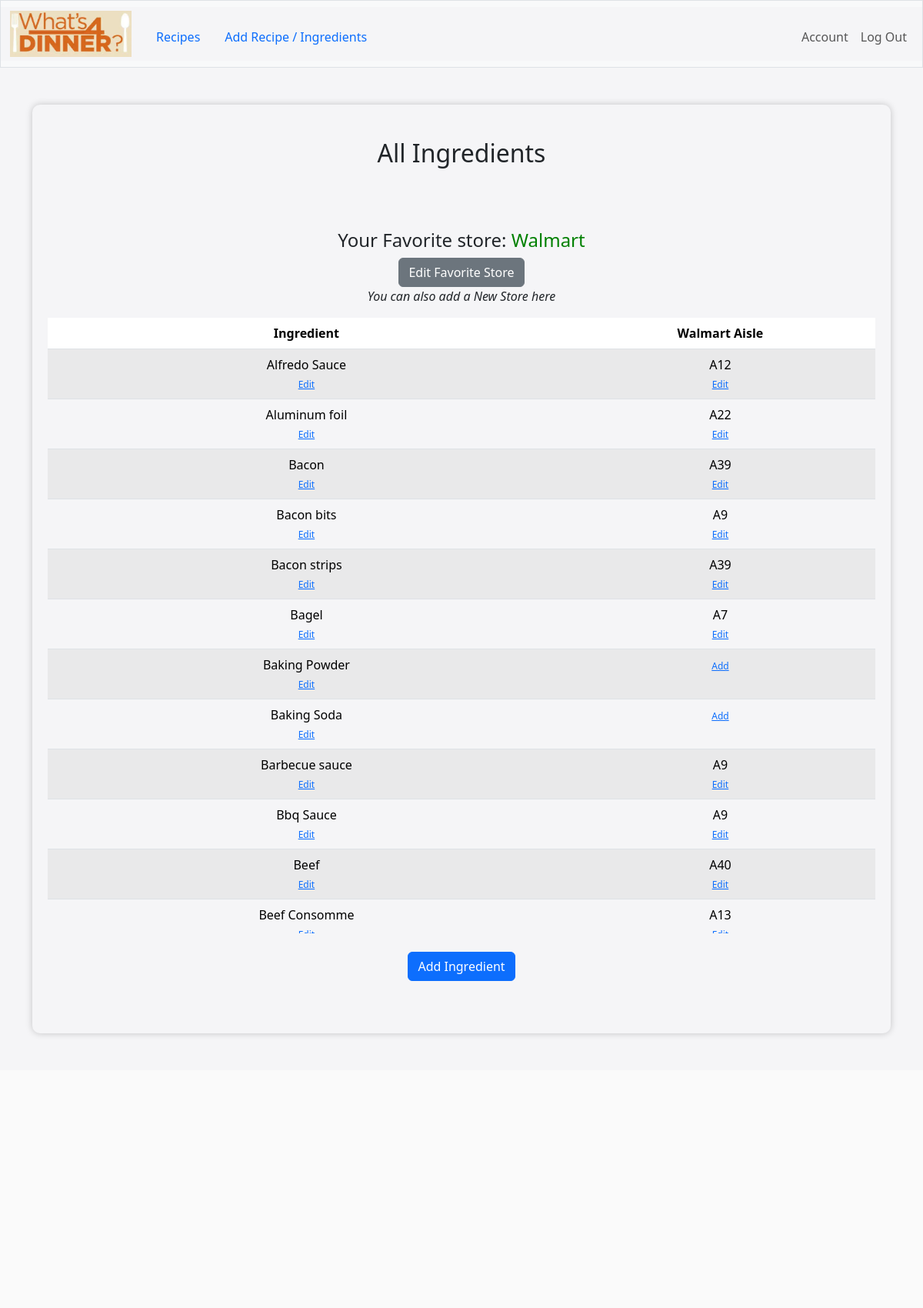
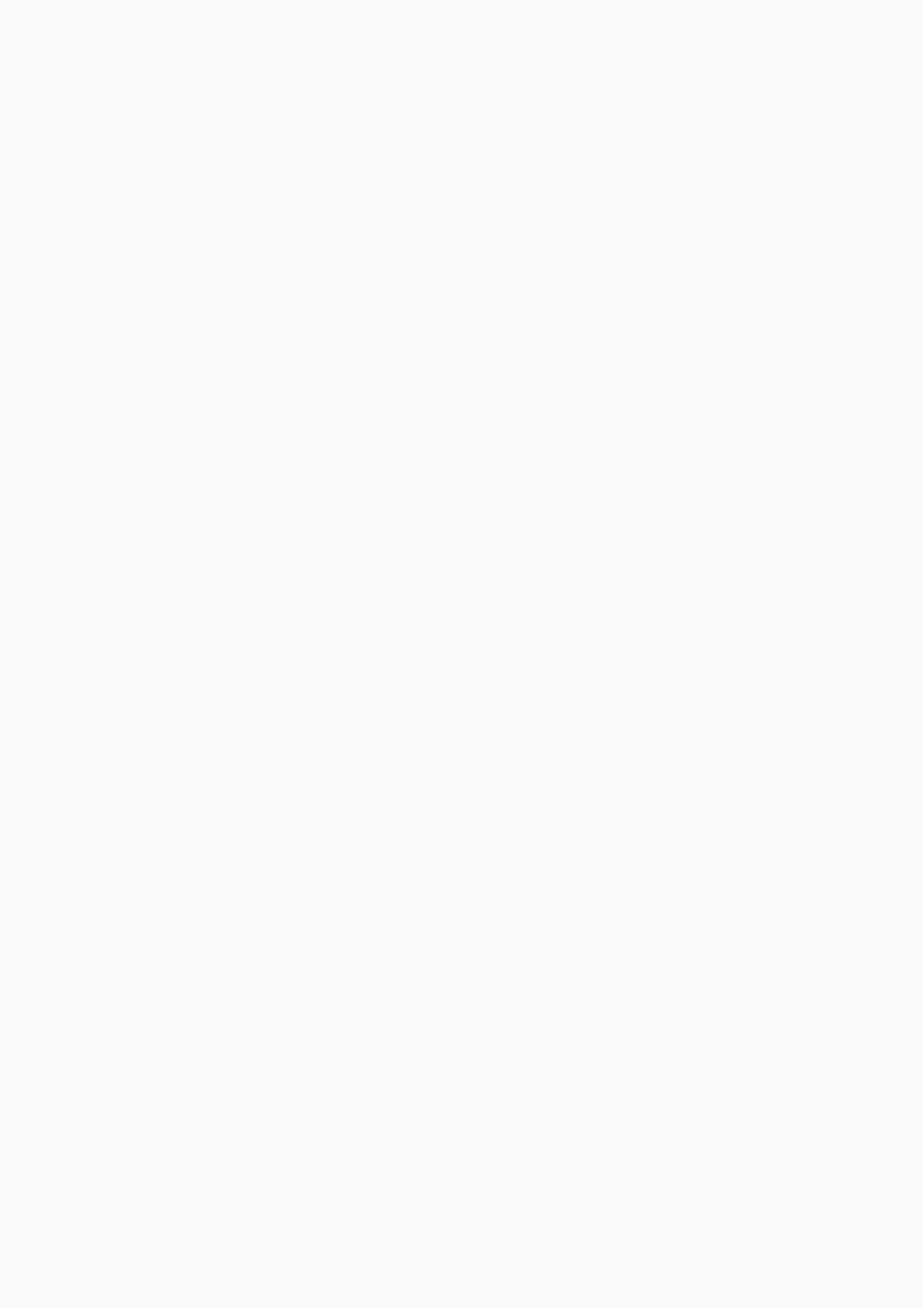
Page /ingredients (signed in, upper part) on the committed database (2 pictures, top to bottom).
### tables this page shows
CREATE TABLE fav_store (user_id INTEGER UNIQUE, store TEXT);

CREATE TABLE "ingredients" (
    ingredient_id INTEGER PRIMARY KEY,
    name TEXT UNIQUE
);

CREATE TABLE aisles (
    user_id INTEGER NOT NULL,
    ingredient_id INTEGER NOT NULL,
    walmart_aisle TEXT,
    smiths_aisle TEXT,
    lees_aisle TEXT,
    winco_aisle TEXT,
    UNIQUE (user_id, ingredient_id));

### app.py (the view)
@app.route("/ingredients", methods=["GET", "POST"])
@login_required
def ingredients():
    today = date.today().strftime('%m-%d-%Y')
    user_id = session["user_id"]
    form_type = request.form.get("form_type")
    fav_store_result = db.execute("SELECT store FROM fav_store WHERE user_id = ?", user_id)
    fav_store = fav_store_result[0]['store'] if fav_store_result else "Walmart"
    all_ingredients = db.execute("SELECT * FROM ingredients ORDER BY name")
    ingredients_on_hand = db.execute("SELECT * FROM on_hand WHERE user_id = ?", user_id)
    stores = db.execute("SELECT name FROM stores")
    aisle_column = f"{fav_store.lower()}_aisle"
    for ingredient in all_ingredients:
        aisle_info = db.execute("SELECT {} FROM aisles WHERE user_id = ? AND ingredient_id = ?".format(aisle_column), user_id, ingredient['ingredient_id'])
        ingredient[aisle_column] = aisle_info[0][aisle_column] if aisle_info else None
    if request.method == "POST":
        if 'ingredient_name' in request.form:
            ingredient_name = request.form.get("ingredient_name").title()
            if not ingredient_name:
                flash("Ingredient name required", "error")
                return redirect("/add_recipe")
            i_existing = db.execute("SELECT * FROM Ingredients WHERE name = ?", ingredient_name)
            if i_existing:
                flash("Ingredient already exists", "error")
                return redirect("/ingredients")
            else:
                db.execute("INSERT OR REPLACE INTO Ingredients (name) VALUES (?)", ingredient_name)
                flash("New Ingredient Added", "success")
            return redirect("/ingredients")
        if form_type == "fav_store":
                store_name = request.form.get("store_name")
                new_store = request.form.get("new_store")
                if new_store:
                    exists = db.execute("SELECT * FROM stores WHERE name = ?", new_store)
                    if exists:
                        flash("Store already exists", "error")
                        return redirect("/ingredients")
                    else:
                        db.execute("INSERT OR REPLACE INTO stores (name) VALUES (?)", new_store)
                        new_aisle_column = f"{new_store.lower()}_aisle"
                        alter_query = f"ALTER TABLE ingredients ADD COLUMN {new_aisle_column} TEXT"
                        db.execute(alter_query)
                    store_name = new_store
                    session['selected_store'] = store_name
                db.execute("INSERT OR REPLACE INTO fav_store (user_id, store) VALUES (?, ?)", user_id, store_name)
                session['selected_store'] = store_name
                aisle_column = f"{store_name.lower()}_aisle"
                for ingredient in all_ingredients:
                    aisle_info = db.execute("SELECT {} FROM aisles WHERE user_id = ? AND ingredient_id = ?".format(aisle_column), user_id, ingredient['ingredient_id'])
                    ingredient[aisle_column] = aisle_info[0][aisle_column] if aisle_info else None
                flash("Favorite Store Updated", "success")
                return redirect("/ingredients")
    else:
        return render_template("ingredients.html", all_ingredients=all_ingredients, ingredients_on_hand=ingredients_on_hand, fav_store=fav_store, stores=stores)

### app.py (called while the page is built)
@app.after_request
def after_request(response):
    response.headers["Cache-Control"] = "no-cache, no-store, must-revalidate"
    response.headers["Expires"] = 0
    response.headers["Pragma"] = "no-cache"
    return response

### helpers.py (called while the page is built)
def login_required(f):
    @wraps(f)
    def decorated_function(*args, **kwargs):
        if session.get("user_id") is None:
            return redirect("/login")
        return f(*args, **kwargs)
    return decorated_function

### templates/ingredients.html (shortened to what this page needs)
{% extends "layout.html" %}
{% block main %}
<br>
<h2>All Ingredients</h2>
<br>
<br>
<br>
<div class="favorite-store-section">
  {% if fav_store %}
      <h4>Your Favorite store: <span style="color: green;">{{ fav_store }}</span></h4>
      <button type="button" class="btn btn-secondary" data-toggle="modal" data-target="#favoriteStoreModal">
          Edit Favorite Store
      </button>
      <p><em>You can also add a New Store here</em></p>
  {% else %}
      <button type="button" class="btn btn-primary" data-toggle="modal" data-target="#favoriteStoreModal">
          Select Favorite Store
      </button>
  {% endif %}
</div>
<div id="onhand" class="table-responsive" style="max-height: 800px; overflow-y: auto;">
  <table class="table table-striped">
      <thead>
          <tr>
              <th scope="col">Ingredient</th>
              <th>{{ fav_store | capitalize }} Aisle</th>
          </tr>
      </thead>
      <tbody>
          {% for ingredient in all_ingredients %}
              <tr>
                  <td>
                      <span>{{ ingredient['name'] }}</span>
                      <br>
                      <button type="button" class="btn btn-link btn-sm" data-toggle="modal" data-target="#ingredientModal" style="padding-top: 0;" onclick="prepareModal('/edit_ingredient/{{ ingredient['ingredient_id'] }}', '', {{ ingredient['ingredient_id'] }}, '{{ ingredient['name'] }}')">Edit</button>
                    </td>
                  <td>
                    {% set aisle_column = (fav_store | lower) ~ '_aisle' %}
                    {% if ingredient[aisle_column] %}
                        <span>{{ ingredient[aisle_column] }}</span>
                        <br>
                        <button type="button" class="btn btn-link btn-sm" data-toggle="modal" data-target="#aisleModal" style="padding-top: 0;" onclick="prepareModal('/add_aisle/{{ ingredient['ingredient_id'] }}', '{{ aisle_column }}', {{ ingredient['ingredient_id'] }}, '{{ ingredient['name'] }}')">Edit</button>
                    {% else %}
                    <button type="button" class="btn btn-link btn-sm" data-toggle="modal" data-target="#aisleModal" style="padding-top: 0;" onclick="prepareModal('/add_aisle/{{ ingredient['ingredient_id'] }}', '{{ aisle_column }}', {{ ingredient['ingredient_id'] }}, '{{ ingredient['name'] }}')">Add</button>
                    {% endif %}
                  </td>
              </tr>
          {% endfor %}
      </tbody>
  </table>
</div>
<br>
<div><button type="button" class="btn btn-primary" data-toggle="modal" data-target="#addIngredientModal">Add Ingredient</button></div>
    <br>
    <br>
    {% endblock %}

### static/styles.css (style rules this page uses)
.btn.btn-link.btn-sm { font-size: 12px; padding: 0; line-height: 1; }
table { table-layout: auto; width: 100%; background-color: #f5f5f7; }
.table-striped { background-color: #f5f5f7; }
.table-striped tr { background-color: #f5f5f7; }
.table-striped td { background-color: #f5f5f7; }

### rows in the picture
fav_store: store "Walmart"
ingredients: name "Alfredo Sauce", walmart_aisle "A12"
ingredients: name "Aluminum foil", walmart_aisle "A22"
ingredients: name "Bacon", walmart_aisle "A39"
ingredients: name "Bacon bits", walmart_aisle "A9"
ingredients: name "Bacon strips", walmart_aisle "A39"
ingredients: name "Bagel", walmart_aisle "A7"
ingredients: name "Baking Powder"
ingredients: name "Baking Soda"
ingredients: name "Barbecue sauce", walmart_aisle "A9"
ingredients: name "Bbq Sauce", walmart_aisle "A9"
ingredients: name "Beef", walmart_aisle "A40"
ingredients: name "Beef Consomme", walmart_aisle "A13"
